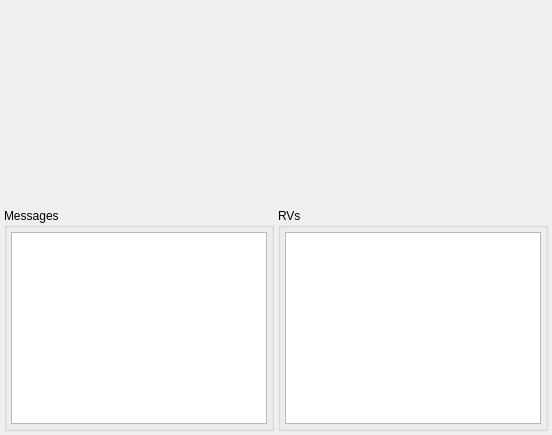
        <widget class="QWidget" name="tabConv">
         <attribute name="title">
          <string>Convergence &amp;&amp; messages</string>
         </attribute>
         <layout class="QVBoxLayout" name="tabConv_l">
          <property name="spacing">
           <number>4</number>
          </property>
          <property name="leftMargin">
           <number>4</number>
          </property>
          <property name="topMargin">
           <number>4</number>
          </property>
          <property name="rightMargin">
           <number>4</number>
          </property>
          <property name="bottomMargin">
           <number>4</number>
          </property>
          <item>
           <widget class="QCustomPlot" name="customPlot_4" native="true">
            <property name="sizePolicy">
             <sizepolicy hsizetype="Preferred" vsizetype="MinimumExpanding">
              <horstretch>0</horstretch>
              <verstretch>0</verstretch>
             </sizepolicy>
            </property>
            <property name="minimumSize">
             <size>
              <width>300</width>
              <height>200</height>
             </size>
            </property>
           </widget>
          </item>
          <item>
           <layout class="QHBoxLayout" name="hTextOut">
            <item>
             <widget class="QGroupBox" name="groupBox_messages">
              <property name="title">
               <string>Messages</string>
              </property>
              <layout class="QVBoxLayout" name="vMessages">
               <property name="leftMargin">
                <number>4</number>
               </property>
               <property name="topMargin">
                <number>4</number>
               </property>
               <property name="rightMargin">
                <number>4</number>
               </property>
               <property name="bottomMargin">
                <number>4</number>
               </property>
               <item>
                <widget class="QPlainTextEdit" name="plainTextEdit_2"/>
               </item>
              </layout>
             </widget>
            </item>
            <item>
             <widget class="QGroupBox" name="groupBox_rvs">
              <property name="title">
               <string>RVs</string>
              </property>
              <layout class="QVBoxLayout" name="vRVs">
               <property name="leftMargin">
                <number>4</number>
               </property>
               <property name="topMargin">
                <number>4</number>
               </property>
               <property name="rightMargin">
                <number>4</number>
               </property>
               <property name="bottomMargin">
                <number>4</number>
               </property>
               <item>
                <widget class="QPlainTextEdit" name="plainTextEdit"/>
               </item>
              </layout>
             </widget>
            </item>
           </layout>
          </item>
         </layout>
        </widget>
